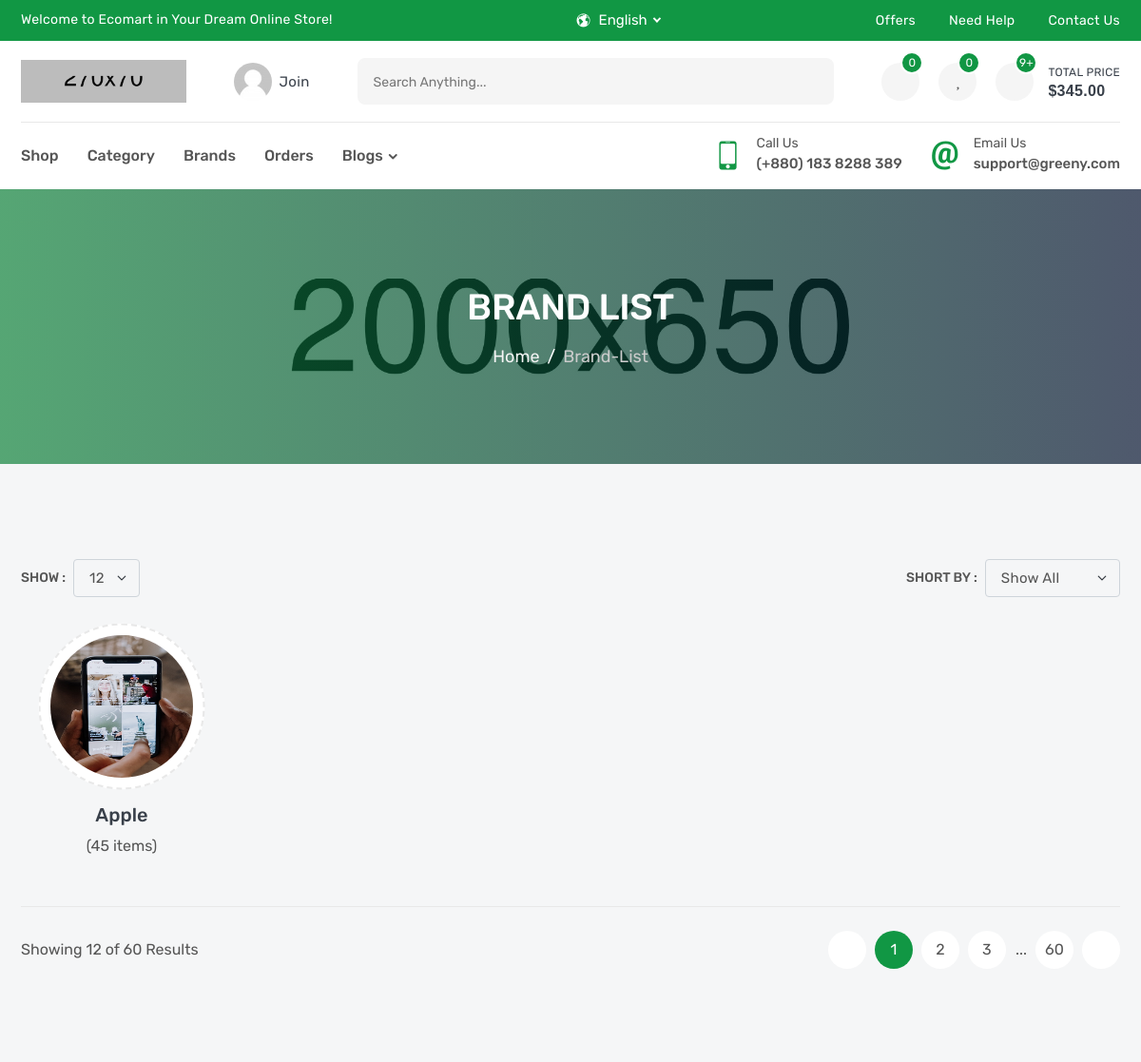
Page /products/brand/ (upper part) on the earlier database version.
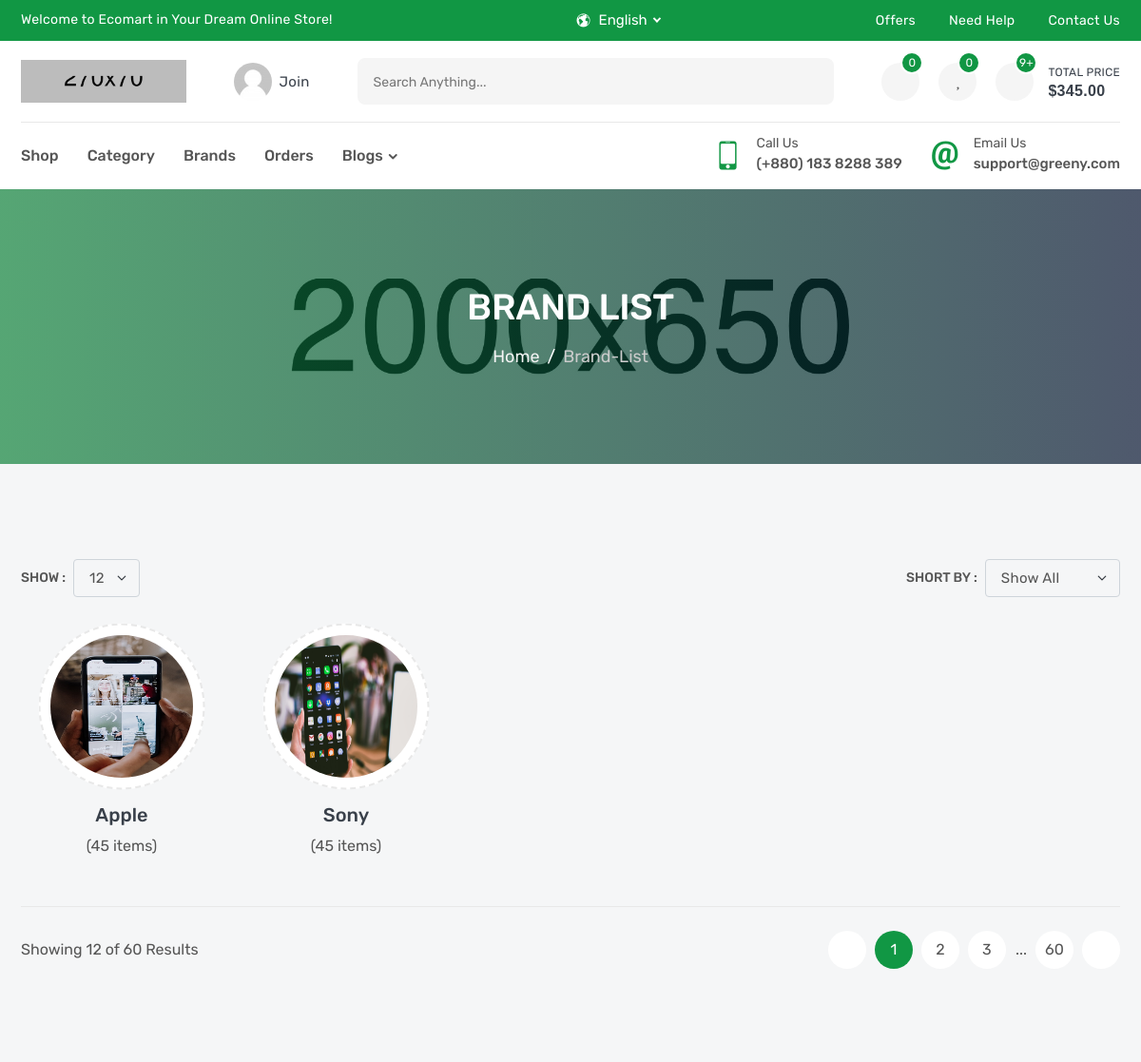
Same page on the later database version.
### products/models.py (models this page shows, shortened)
class Brand(models.Model):
    name = models.CharField(_('Name'),max_length=100)
    image = models.ImageField(_('Image'),upload_to='brand/')
    category = models.ForeignKey(Category,verbose_name=_('Category'), related_name='brand_category',on_delete=models.CASCADE)
    slug = models.SlugField(null=True,blank=True)
    def __str__(self):
        return self.name

### products/views.py (the view)
# urls.py: path('brand/' , BrandList.as_view(),name='brand_list'),
class BrandList(ListView):
    model = Brand
    extra_context = {
        'categories' : Category.objects.all() }

### products/models.py (called while the page is built)
    def __str__(self):
        return self.name

### products/templates/products/brand_list.html (shortened to what this page needs)
{% extends 'base.html' %}
{% load static %}
{% block css %}
   <link rel="stylesheet" href="{% static 'css/brand-list.css' %} ">
{% endblock css %}
{% block body %}
        <section class="inner-section single-banner" style="background: url(images/single-banner.jpg) no-repeat center;">
            <div class="container">
                <h2>brand list</h2>
                <ol class="breadcrumb">
                    <li class="breadcrumb-item"><a href="index.html">Home</a></li>
                    <li class="breadcrumb-item active" aria-current="page">brand-list</li>
                </ol>
            </div>
        </section>
        <section class="inner-section">
            <div class="container">
                <div class="row">
                    <div class="col-lg-12">
                        <div class="top-filter">
                            <div class="filter-show">
                                <label class="filter-label">Show :</label>
                                <select class="form-select filter-select">
                                    <option value="1">12</option>
                                </select>
                            </div>
                            <div class="filter-short">
                                <label class="filter-label">Short by :</label>
                                <select class="form-select filter-select isotope-select">
                                    <option value="*">show all</option>
                                </select>
                            </div>
                        </div>
                    </div>
                </div>
                <div class="row row-cols-2 row-cols-md-3 row-cols-lg-4 row-cols-xl-5 isotope-items">
                    {% for brand in object_list %}
                      <div class="col all {{brand.category}}">
                        <div class="brand-wrap">
                            <div class="brand-media">
                                <img src="{{brand.image.url}}" alt="brand">
                            </div>
                            <div class="brand-meta">
                                <h4>{{brand}}</h4>
                                <p>(45 items)</p>
                            </div>
                        </div>
                      </div>
                    {% endfor %}
                </div>
                <div class="row">
                    <div class="col-lg-12">
                        <div class="bottom-paginate">
                            <p class="page-info">Showing 12 of 60 Results</p>
                            <ul class="pagination">
                                <li class="page-item">
                                    <a class="page-link" href="#">
                                        <i class="fas fa-long-arrow-alt-left"></i>
                                    </a>
                                </li>
                                <li class="page-item"><a class="page-link active" href="#">1</a></li>
                                <li class="page-item"><a class="page-link" href="#">2</a></li>
                                <li class="page-item"><a class="page-link" href="#">3</a></li>
                                <li class="page-item">...</li>
                                <li class="page-item"><a class="page-link" href="#">60</a></li>
                                <li class="page-item">
                                    <a class="page-link" href="#">
                                        <i class="fas fa-long-arrow-alt-right"></i>
                                    </a>
                                </li>
                            </ul>
                        </div>
                    </div>
                </div>
            </div>
        </section>
        {% endblock body %}

### templates/base.html (shortened to what this page needs)
{% load static %}
<!DOCTYPE html>
<html lang="en">
    <head>
        <link rel="stylesheet" href="{% static ' fonts/flaticon/flaticon.css' %} ">
        <link rel="stylesheet" href="{% static 'fonts/icofont/icofont.min.css' %}  ">
        <link rel="stylesheet" href="{% static 'fonts/fontawesome/fontawesome.min.css' %} ">
        <link rel="stylesheet" href="{% static 'vendor/venobox/venobox.min.css' %} ">
        <link rel="stylesheet" href="{% static 'vendor/slickslider/slick.min.css' %} ">
        <link rel="stylesheet" href="{% static 'vendor/niceselect/nice-select.min.css' %} ">
        <link rel="stylesheet" href="{% static 'vendor/bootstrap/bootstrap.min.css' %} ">
        <link rel="stylesheet" href="{% static 'css/main.css' %} ">
        {% block css %}{% endblock css %}
    </head>
    <body>
        <div class="header-top">
            <div class="container">
                <div class="row">
                    <div class="col-md-12 col-lg-5">
                        <div class="header-top-welcome">
                            <p>Welcome to Ecomart in Your Dream Online Store!</p>
                        </div>
                    </div>
                    <div class="col-md-5 col-lg-3">
                        <div class="header-top-select">
                            <div class="header-select">
                                <i class="icofont-world"></i>
                            </div>
                        </div>
                    </div>
                    <div class="col-md-7 col-lg-4">
                        <ul class="header-top-list">
                            <li><a href="offer.html">offers</a></li>
                            <li><a href="faq.html">need help</a></li>
                            <li><a href="contact.html">contact us</a></li>
                        </ul>
                    </div>
                </div>
            </div>
        </div>
        <header class="header-part">
            <div class="container">
                <div class="header-content">
                    <a href="index.html" class="header-logo">
                        <img src="images/logo.png" alt="logo">
                    </a>
                    <a href="login.html" class="header-widget" title="My Account">
                        <img src="images/user.png" alt="user">
                        <span>join</span>
                    </a>
                    <form class="header-form">
                        <input type="text" placeholder="Search anything...">
                        <button><i class="fas fa-search"></i></button>
                    </form>
                    <div class="header-widget-group">
                        <a href="compare.html" class="header-widget" title="Compare List">
                            <i class="fas fa-random"></i>
                            <sup>0</sup>
                        </a>
                        <a href="wishlist.html" class="header-widget" title="Wishlist">
                            <i class="fas fa-heart"></i>
                            <sup>0</sup>
                        </a>
                        <button class="header-widget header-cart" title="Cartlist">
                            <i class="fas fa-shopping-basket"></i>
                            <sup>9+</sup>
                            <span>total price<small>$345.00</small></span>
                        </button>
                    </div>
                </div>
            </div>
        </header>
        <nav class="navbar-part">
            <div class="container">
                <div class="row">
                    <div class="col-lg-12">
                        <div class="navbar-content">
                            <ul class="navbar-list">
                                <li class="navbar-item dropdown-megamenu">
                                    <a class="navbar-link " href="{% url 'products:product_list' %}">shop</a>
                                </li>
                                <li class="navbar-item dropdown-megamenu">
                                    <a class="navbar-link " href="{% url 'products:category_list' %}">category</a>
                                </li>
                                <li class="navbar-item dropdown">
                                    <a class="navbar-link " href="{% url 'products:brand_list'%}">Brands</a>
                                </li>
                                <li class="navbar-item dropdown">
                                    <a class="navbar-link " href="#">Orders</a>
                                </li>
                                <li class="navbar-item dropdown">
                                    <a class="navbar-link dropdown-arrow" href="#">blogs</a>
                                </li>
                            </ul>
                            <div class="navbar-info-group">
                                <div class="navbar-info">
                                    <i class="icofont-ui-touch-phone"></i>
                                    <p>
                                        <small>call us</small>
                                        <span>(+880) 183 8288 389</span>
                                    </p>
                                </div>
                                <div class="navbar-info">
                                    <i class="icofont-ui-email"></i>
                                    <p>
                                        <small>email us</small>
                                        <span>support@greeny.com</span>
                                    </p>
                                </div>
                            </div>
                        </div>
                    </div>
                </div>
            </div>
        </nav>
           {%block body %}
           {% endblock body %}
    </body>
</html>

### static/css/brand-list.css (style rules this page uses)
.brand-wrap { padding: 15px 0px 50px; }
.brand-media { margin-bottom: 25px; }

Differences in the rows shown:
added Brand: image (picture), name "Sony"
